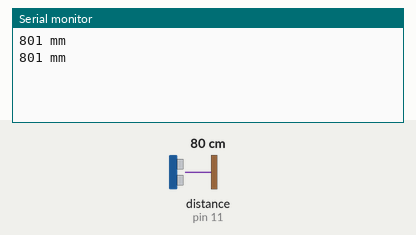
Simulated run of this program. Board: Arduino Uno, built with avr-gcc and run on an emulated ATmega328P. On the bench: the last lines printed to the serial monitor. Wiring (inferred from the names in the program): ultrasonic range finder: trigger pin 12; echo pin 11. The inputs (shaded band) are chosen by the test bench; at power-on: distance to the obstacle (sensor on pin 11) 80 cm. The echo pulse lasts 58.3 µs per cm.

Above: at 2.2 s.
2.3 s: distance to the obstacle (sensor on pin 11) set to 2 cm
At 3.4 s:
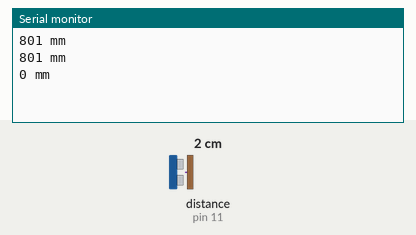
3.8 s: distance to the obstacle (sensor on pin 11) set to 4 cm
At 4.8 s:
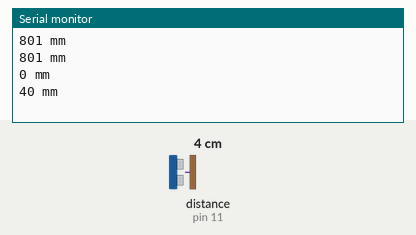
Timing chart, 0 to 6.8 s (numbered marks = the images above; inputs shaded):
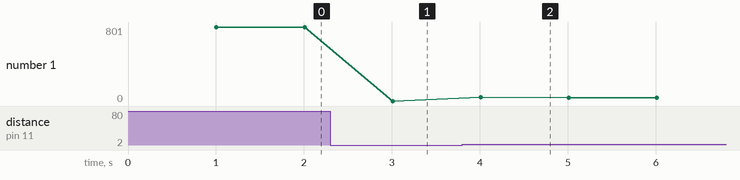

The program:

main.cpp
```cpp
#include <Arduino.h>
#include "SonicSensor.h"

constexpr uint8_t TRIGGER = 12;
constexpr uint8_t ECHO = 11;

SonicSensor sonicSensor{TRIGGER, ECHO};

void setup() {
    Serial.begin(9600);
    delay(1000);
}

void loop() {
    Serial.print(sonicSensor.measureDistance());
    Serial.println(" mm");
    delay(1000);
}
```

SonicSensor.h
```cpp
#pragma once

#include <inttypes.h>

class SonicSensor
{
public:
    static constexpr uint32_t MAX_RANGE = 4000;
    static constexpr uint32_t MIN_RANGE = 20;

    SonicSensor(uint8_t triggerPin, uint8_t echoPin);

    uint32_t measureDistance();

private:
    static constexpr uint32_t WAVE_LENGTH = 58;
    static constexpr uint32_t millimetersToMicroseconds(uint32_t millimeters)
    {
        return millimeters * WAVE_LENGTH / 10;
    }

    static constexpr uint32_t microsecondsToMillimeters(uint32_t microseconds)
    {
        return microseconds * 10 / WAVE_LENGTH;
    }

    uint32_t waitForMinimumDelay() const;
    void emitWave() const;
    uint32_t waitForWave() const;

    uint8_t _triggerPin;
    uint8_t _echoPin;
    uint32_t _lastTime = 0;
};
```

SonicSensor.cpp
```cpp
#include "SonicSensor.h"
#include <Arduino.h>

constexpr uint32_t MIN_DELAY = 10;
constexpr uint32_t MIN_MEASUREMENT_DELAY = 50;

SonicSensor::SonicSensor(uint8_t triggerPin, uint8_t echoPin)
    : _triggerPin{triggerPin},
    _echoPin{echoPin}
{
    pinMode(_triggerPin, OUTPUT);
    pinMode(_echoPin, INPUT);
}

uint32_t SonicSensor::waitForMinimumDelay() const
{
    const auto currentTime = micros();
    const auto deltaTime = currentTime - _lastTime;
    if (deltaTime < MIN_MEASUREMENT_DELAY)
    {
        delay(MIN_MEASUREMENT_DELAY - deltaTime);
    }
    return currentTime;
}

uint32_t SonicSensor::measureDistance() {
    _lastTime = waitForMinimumDelay();
    emitWave();
    const auto distance = microsecondsToMillimeters(waitForWave());

    if (distance > MAX_RANGE)
    {
        return UINT32_MAX;
    }
    if (distance < MIN_RANGE)
    {
        return 0;
    }
    return distance;
}

void SonicSensor::emitWave() const {
    digitalWrite(_triggerPin, LOW);
    digitalWrite(_triggerPin, HIGH);
    delayMicroseconds(MIN_DELAY);
    digitalWrite(_triggerPin, LOW);
}

uint32_t SonicSensor::waitForWave() const {
    return pulseIn(_echoPin, HIGH, millimetersToMicroseconds(MAX_RANGE * 105 / 100));
}
```

Measured:
- after the input at 2.3 s, the serial monitor: prints a new line after 0.71 s (image 1)
- after the input at 3.8 s, the serial monitor: prints a new line after 0.21 s (image 2)
- plotted number 1: 801 → 0 after the input at 2.3 s, 0 → 37 after the input at 3.8 s
